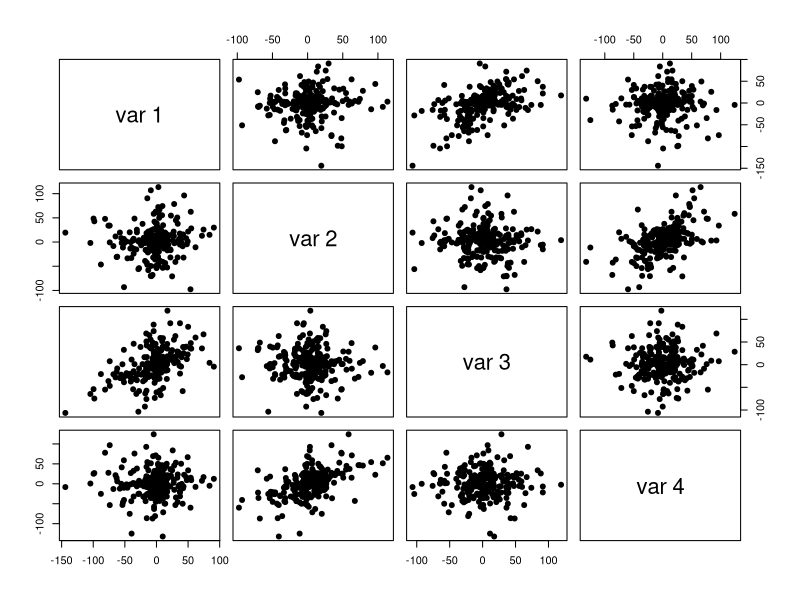

Generate this figure with R:
## ---- chunk 1
knitr::opts_chunk$set(echo = FALSE, fig.align='center')

library(DiagrammeR)
library(ggplot2)
library(knitr)
## ---- chunk 2
set.seed(5)
x <- rnorm(500, sd=runif(500, 2, 50))
x2 <- 0.5 *x + rnorm(500, sd=runif(500, 2, 50))
d <- matrix(c(x,x2), 250)
pairs(d, pch = 19)
## ---- chunk 3
set.seed(5)
x <- rnorm(500, sd=runif(500, 2, 50))
x2 <- 0.5 *x + rnorm(500, sd=runif(500, 2, 50))
d <- matrix(c(x,x2), 250)
V <- cov(d)
kable(V)
## ---- chunk 4
set.seed(5)
x <- rnorm(500, sd=runif(500, 2, 50))
x2 <- 0.5 *x + rnorm(500, sd=runif(500, 2, 50))
d <- matrix(c(x,x2), 250)
V <- cov(d)
kable(cov2cor(V))
